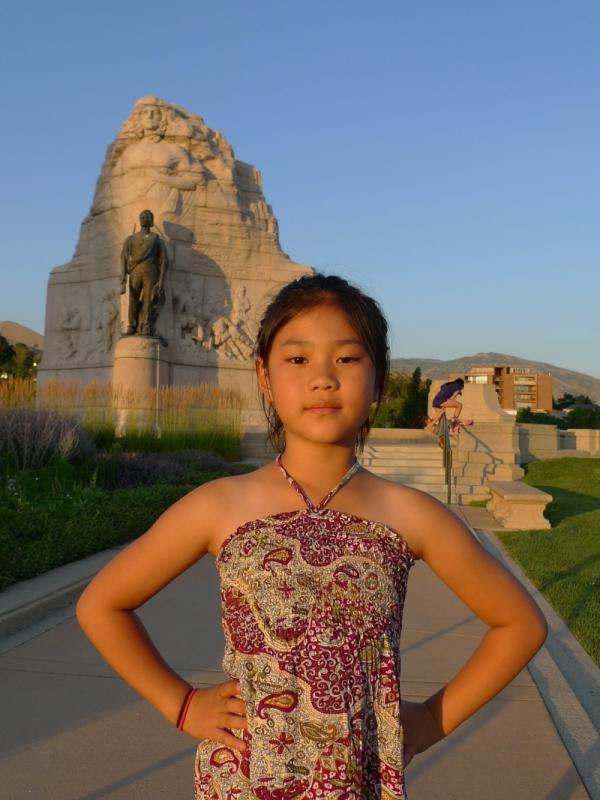
#> input picture LAB4/jenny.JPG, 600 x 800 px, found by its file name
$ python Lab4-2.py
#> lines starting #> are read from the running program, lines starting #| are printed output that depends on the picture
import cv2
import numpy as np


def split_and_equalize_rgb_channels(image_path, r_output_path, g_output_path, b_output_path, r_eq_output_path,
                                    g_eq_output_path, b_eq_output_path):
#> called with image_path = 'jenny.jpg', r_output_path = 'jenny_r.png', g_output_path = 'jenny_g.png', b_output_path = 'jenny_b.png', r_eq_output_path = 'jenny_r_eq.png', g_eq_output_path = 'jenny_g_eq.png', b_eq_output_path = 'jenny_b_eq.png'
    img = cv2.imread(image_path)
#> img is the input picture: shape (800, 600, 3); mean B, G, R 105, 110.7, 119.9
    b, g, r = cv2.split(img)

    r_img = np.zeros_like(img)
    r_img[:, :, 2] = r
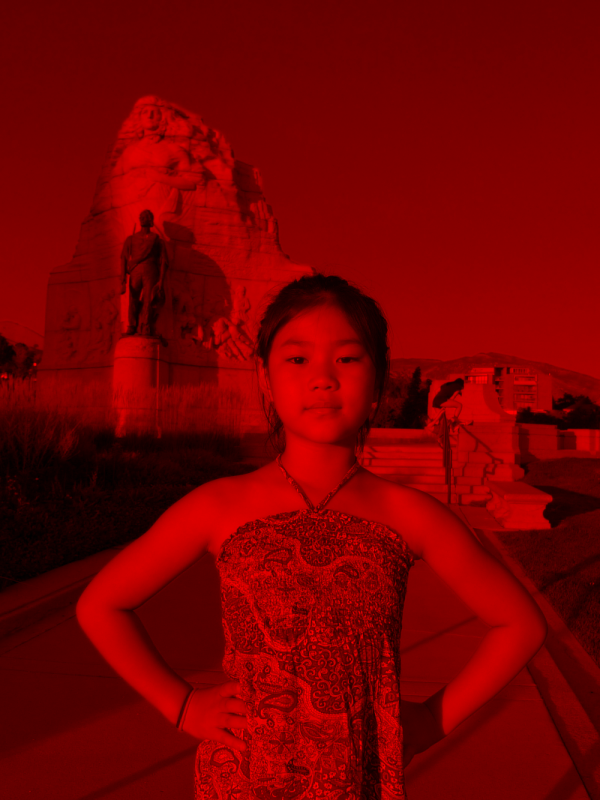
#> r_img: shape (800, 600, 3); mean of channels 0, 1, 2 0, 0, 119.9; drawn as B, G, R

    g_img = np.zeros_like(img)
    g_img[:, :, 1] = g
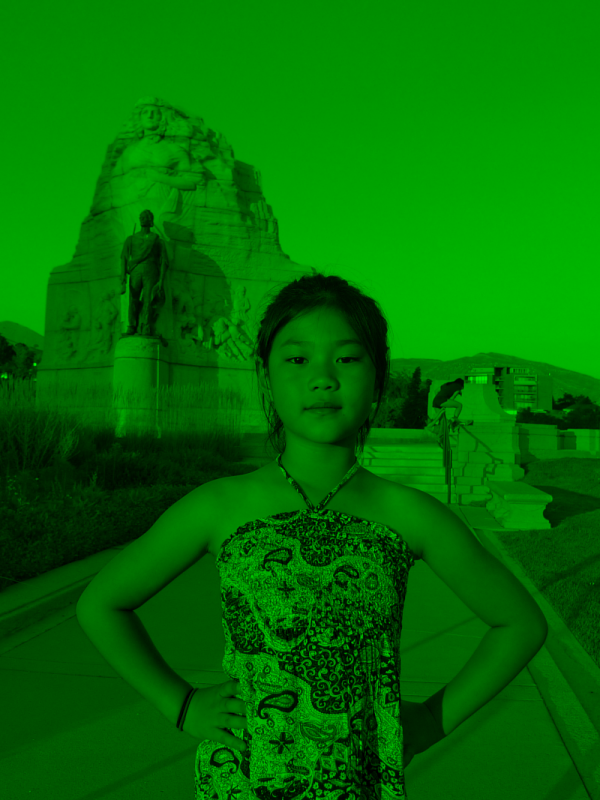
#> g_img: shape (800, 600, 3); mean of channels 0, 1, 2 0, 110.7, 0; drawn as B, G, R

    b_img = np.zeros_like(img)
    b_img[:, :, 0] = b

    cv2.imwrite(r_output_path, r_img)
    print(f"R channel image saved as {r_output_path}")

    cv2.imwrite(g_output_path, g_img)
    print(f"G channel image saved as {g_output_path}")

    cv2.imwrite(b_output_path, b_img)
    print(f"B channel image saved as {b_output_path}")

    r_eq = cv2.equalizeHist(r)
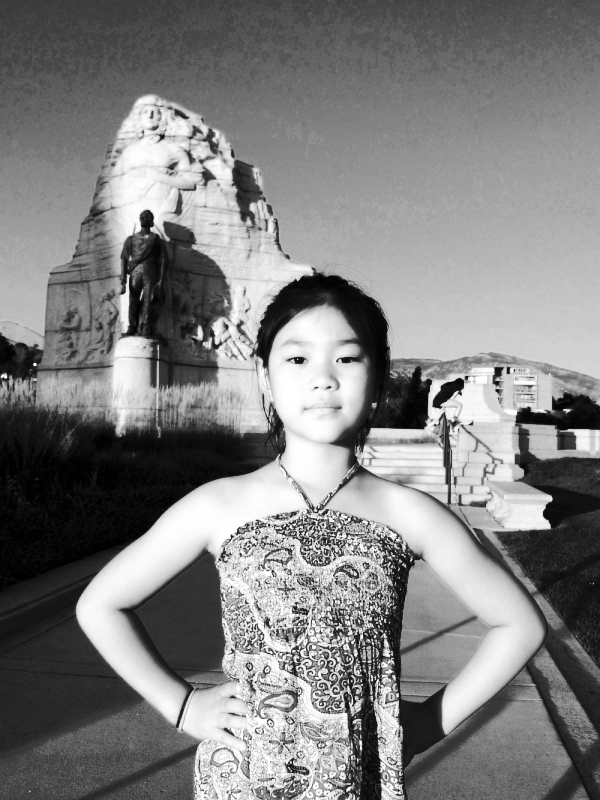
#> r_eq: shape (800, 600); min 0, max 255, mean 128.4
    g_eq = cv2.equalizeHist(g)
    b_eq = cv2.equalizeHist(b)
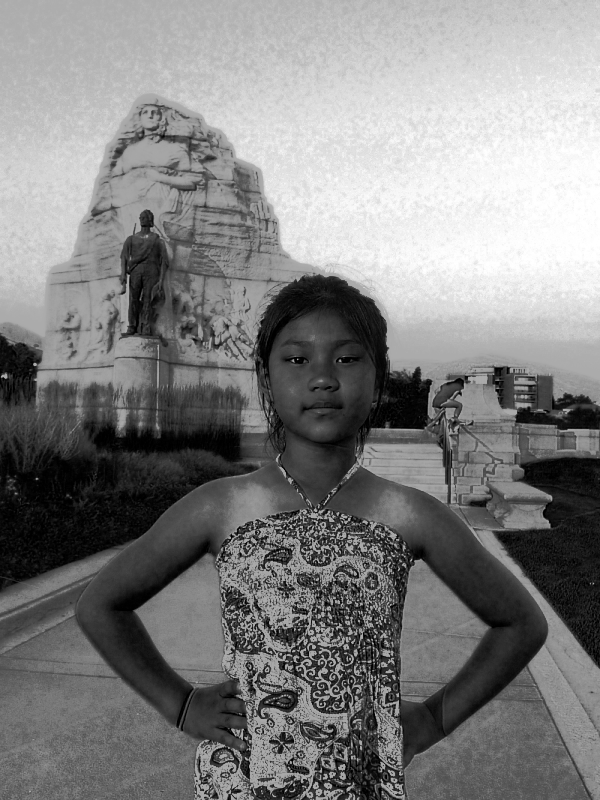
#> b_eq: shape (800, 600); min 0, max 255, mean 128

    r_eq_img = np.zeros_like(img)
    r_eq_img[:, :, 2] = r_eq
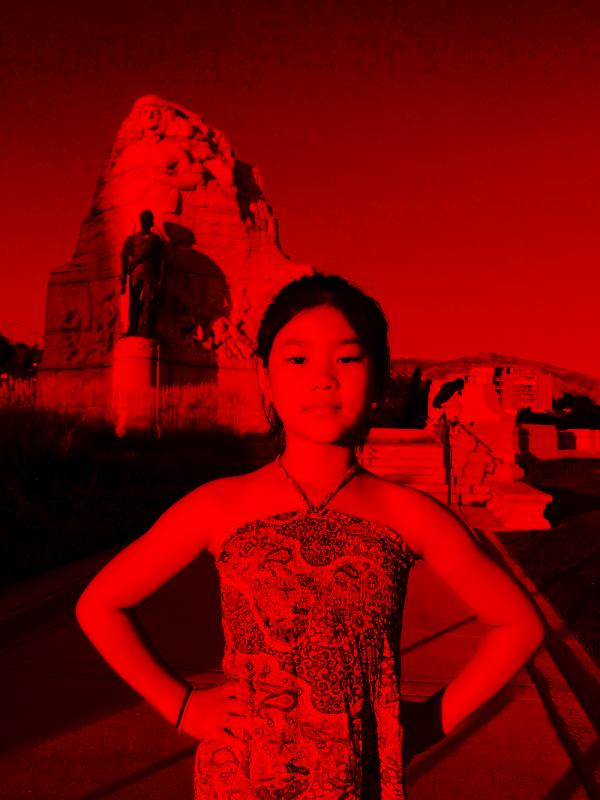
#> r_eq_img: shape (800, 600, 3); mean of channels 0, 1, 2 0, 0, 128.4; drawn as B, G, R

    g_eq_img = np.zeros_like(img)
    g_eq_img[:, :, 1] = g_eq
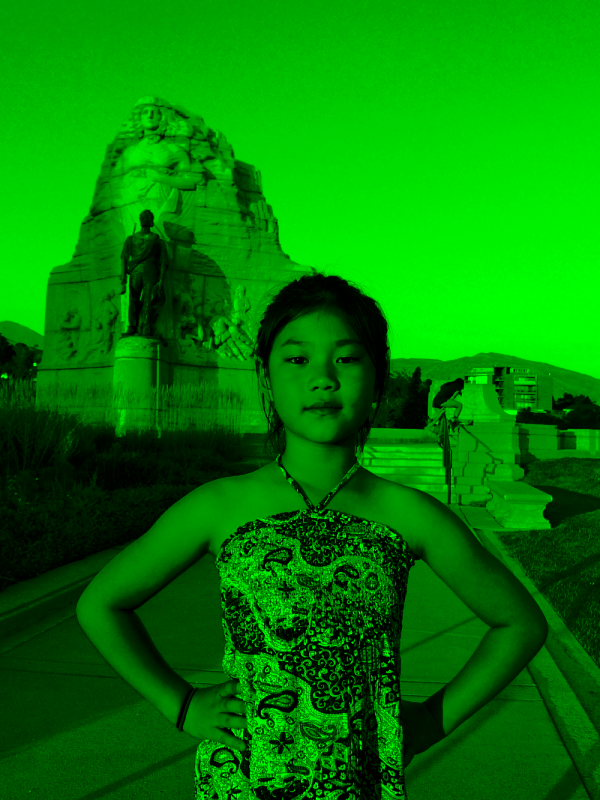
#> g_eq_img: shape (800, 600, 3); mean of channels 0, 1, 2 0, 128.4, 0; drawn as B, G, R

    b_eq_img = np.zeros_like(img)
    b_eq_img[:, :, 0] = b_eq
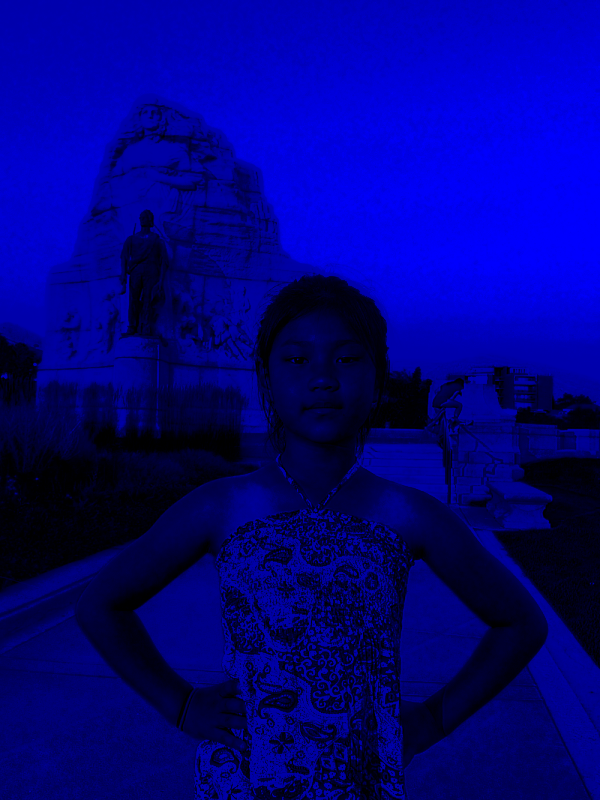
#> b_eq_img: shape (800, 600, 3); mean of channels 0, 1, 2 128, 0, 0; drawn as B, G, R

    cv2.imwrite(r_eq_output_path, r_eq_img)
    print(f"Equalized R channel image saved as {r_eq_output_path}")

    cv2.imwrite(g_eq_output_path, g_eq_img)
    print(f"Equalized G channel image saved as {g_eq_output_path}")

    cv2.imwrite(b_eq_output_path, b_eq_img)
    print(f"Equalized B channel image saved as {b_eq_output_path}")


try:
    split_and_equalize_rgb_channels(
        'jenny.jpg',
        'jenny_r.png', 'jenny_g.png', 'jenny_b.png',
        'jenny_r_eq.png', 'jenny_g_eq.png', 'jenny_b_eq.png'
    )
except FileNotFoundError as e:
    print(f"404 Error: {str(e)}")
except Exception as e:
    print(f"error: {str(e)}")
